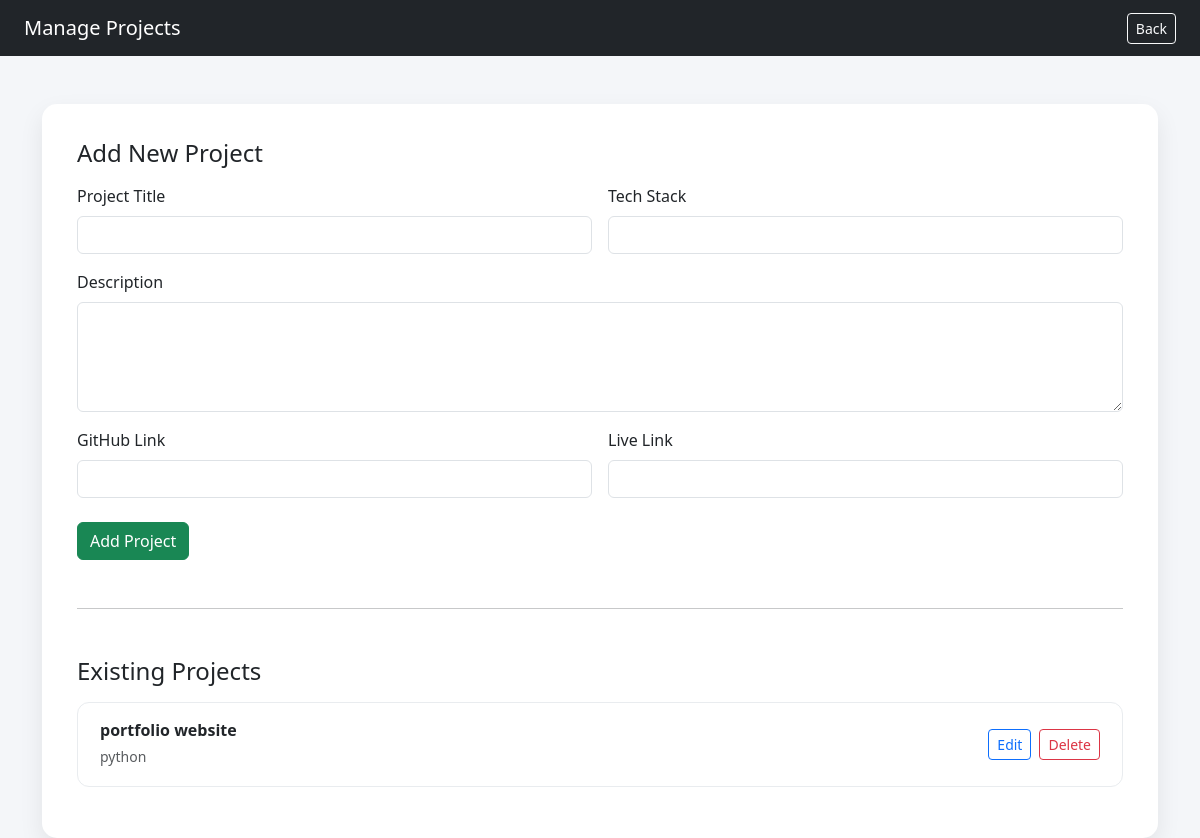
/dashboard/projects/ (signed in), run on an earlier commit of the app's database.
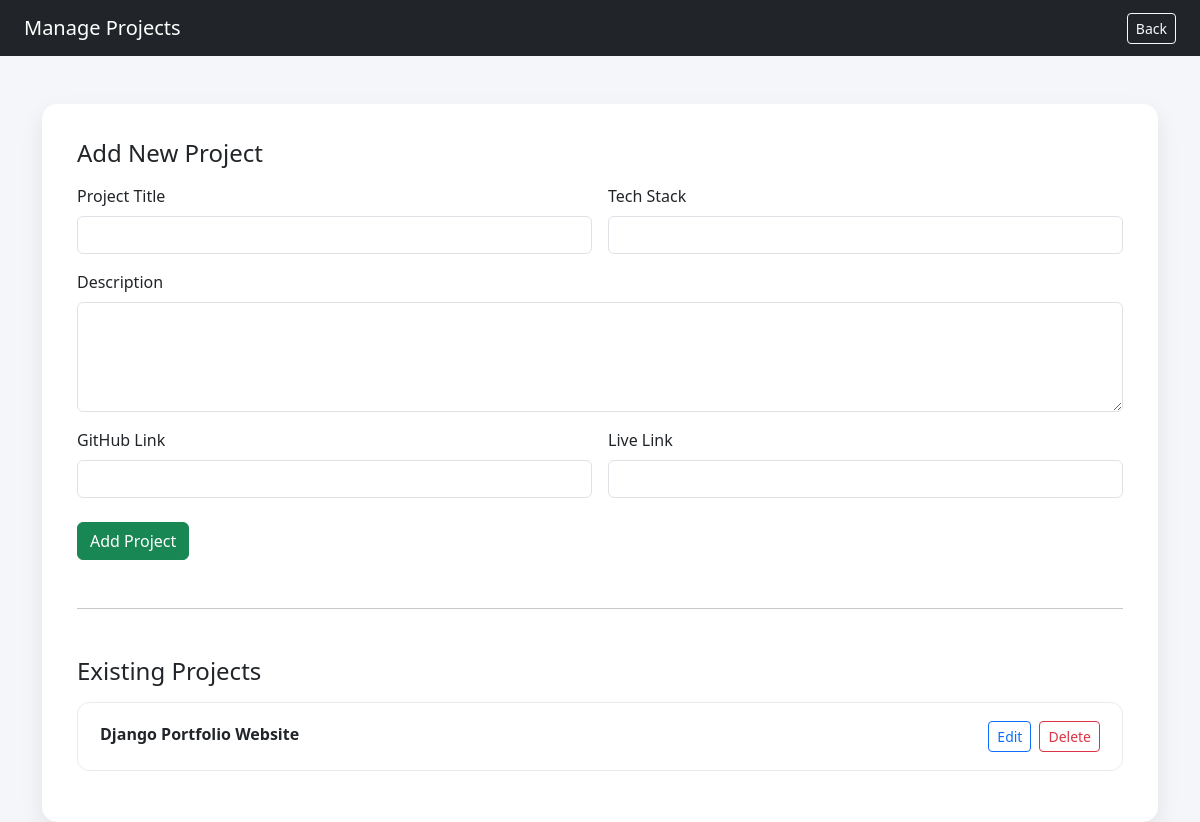
And on a later commit of the database.
### main/models.py (models this page shows, shortened)
class Project(models.Model):
    title = models.CharField(max_length=200)
    slug = models.SlugField(unique=True, blank=True)
    description = models.TextField()
    tech_stack = models.CharField(max_length=200)
    github_link = models.URLField(blank=True)
    live_link = models.URLField(blank=True)
    created_date = models.DateTimeField(auto_now_add=True)

### main/views.py (the view)
# urls.py: path('dashboard/projects/', views.manage_projects, name='manage_projects'),
@login_required
def manage_projects(request):
    if not request.user.is_superuser:
        return HttpResponseForbidden("Access Denied")
    projects = Project.objects.all()
    if request.method == "POST":
        form = ProjectForm(request.POST)
        if form.is_valid():
            form.save()
            return redirect('manage_projects')
    else:
        form = ProjectForm()
    return render(request, "manage_projects.html", {
        "projects": projects,
        "form": form
    })

### main/forms.py
class ProjectForm(forms.ModelForm):
    class Meta:
        model = Project
        fields = '__all__'

### main/templates/manage_projects.html (shortened to what this page needs)
<!DOCTYPE html>
<html>
<head>
    <link href="https://cdn.jsdelivr.net/npm/bootstrap@5.3.2/dist/css/bootstrap.min.css" rel="stylesheet">
</head>
<body>
<nav class="navbar navbar-dark bg-dark px-4">
    <span class="navbar-brand">Manage Projects</span>
    <div>
        <a href="{% url 'dashboard' %}" class="btn btn-outline-light btn-sm">
            Back
        </a>
    </div>
</nav>
<div class="container mt-5">
    <div class="main-card">
        <h4 class="mb-3">Add New Project</h4>
        <form method="POST">
            <div class="row g-3">
                <div class="col-md-6">
                    <label class="form-label">Project Title</label>
                    <input type="text" name="title" class="form-control">
                </div>
                <div class="col-md-6">
                    <label class="form-label">Tech Stack</label>
                    <input type="text" name="tech_stack" class="form-control">
                </div>
                <div class="col-12">
                    <label class="form-label">Description</label>
                    <textarea name="description" rows="4" class="form-control"></textarea>
                </div>
                <div class="col-md-6">
                    <label class="form-label">GitHub Link</label>
                    <input type="url" name="github_link" class="form-control">
                </div>
                <div class="col-md-6">
                    <label class="form-label">Live Link</label>
                    <input type="url" name="live_link" class="form-control">
                </div>
            </div>
            <button type="submit" class="btn btn-success mt-4">
                Add Project
            </button>
        </form>
        <hr class="my-5">
        <h4 class="mb-3">Existing Projects</h4>
        {% if projects %}
            {% for project in projects %}
            <div class="project-card mb-3 d-flex justify-content-between align-items-center">
                <div>
                    <h6 class="mb-1 fw-semibold">
                        {{ project.title }}
                    </h6>
                    <small class="text-muted">
                        {{ project.tech_stack }}
                    </small>
                </div>
                <div class="d-flex gap-2">
                    <a href="{% url 'edit_project' project.id %}"
                       class="btn btn-outline-primary btn-sm">
                        Edit
                    </a>
                    <form method="POST"
                          action="{% url 'delete_project' project.id %}"
                          onsubmit="return confirm('Delete this project?');">
                        <button type="submit"
                                class="btn btn-outline-danger btn-sm">
                            Delete
                        </button>
                    </form>
                </div>
            </div>
            {% endfor %}
        {% else %}
            <p class="text-muted">No projects added yet.</p>
        {% endif %}
    </div>
</div>
</body>
</html>

### main/templates/manage_projects.html (style rules this page uses)
body { background-color: #f4f6f9; }
.main-card { background: white; padding: 35px; border-radius: 15px; box-shadow: 0 10px 25px rgba(0,0,0,0.08); }
.project-card { background: white; padding: 18px 22px; border-radius: 12px; border: 1px solid #e9ecef; transition: all 0.2s ease; }

What changed in the data, as far as the page shows it:
changed Project: title "portfolio website" → "Django Portfolio Website"; tech_stack "python" → (not shown)
